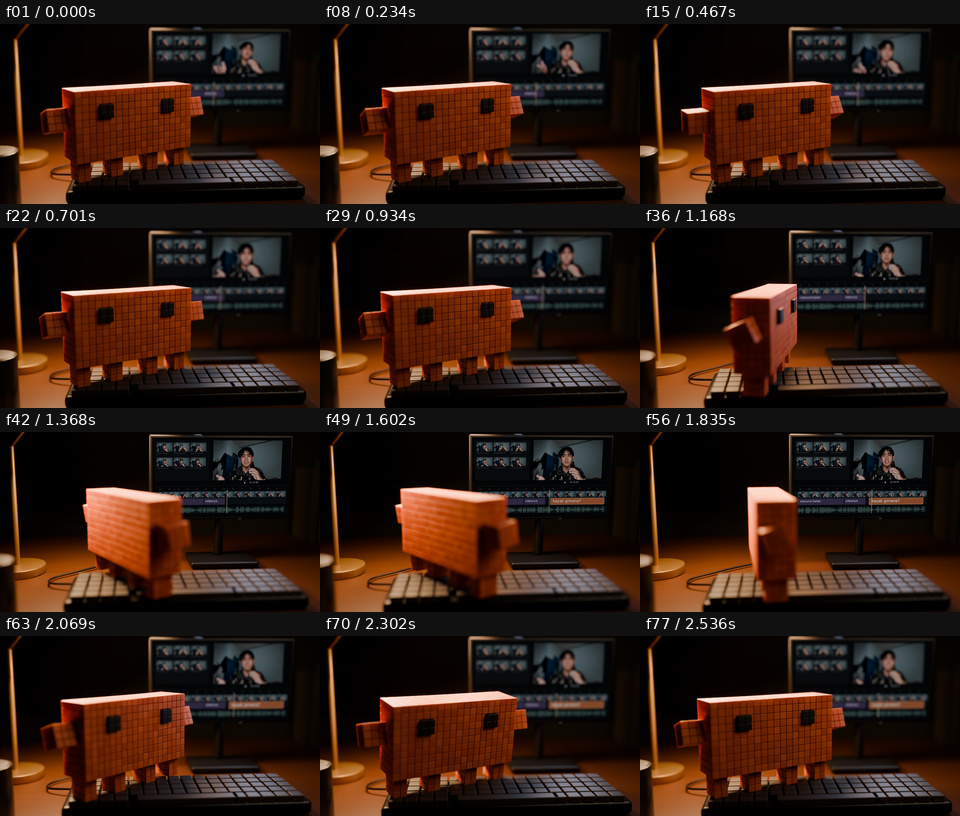
#> input picture projects/skill-development-journey-20261116/qc/still/revisi1/b10a-render-sheet.jpg, 960 x 816 px, given in place of 8761468563475946481.png, which was not available
$ python spine.py
#> lines starting #> are read from the running program, lines starting #| are printed output that depends on the picture
"""Lembar spine gaya (brief r2 §4.4): satu still per peran teks di atas footage asli, berdampingan dengan jangkar FINALLY.
Jalankan dari folder proyek: ~/work/mg-venv/bin/python qc/r7/penilai/spine/spine.py"""
import os, subprocess, tempfile
from PIL import Image, ImageDraw, ImageFilter, ImageFont, ImageChops
D = 'qc/r7/penilai/spine'; F = f'{D}/font'
os.makedirs(f'{D}/still', exist_ok=True)
PUTIH, HITAM, CHART, BIRU = (250, 248, 236), (8, 6, 8), (200, 230, 74), (46, 91, 255)
tmp = tempfile.mkdtemp()

def frame(src, t, gray=False):
#> called with src = 'qc/r7/penilai/bahan/varian-A_r7_lama.mp4', t = 1, gray = False
    p = os.path.join(tmp, f'{abs(hash((src, t)))}.png')
    subprocess.run(['ffmpeg', '-v', 'error', '-y', '-ss', f'{t:.3f}', '-i', src, '-frames:v', '1', p], check=True)
#> (this line was passed over: subprocess is not available in this run)
    im = Image.open(p); return im.convert('L') if gray else im.convert('RGB')
#> in frame, im is the input picture: PIL image 960x816 RGB; mean R, G, B 47, 27.8, 18.3

def font(n, s): return ImageFont.truetype(f'{F}/{n}.ttf', s)

def teks(base, xy, s, f, fill, bayang=True, anchor='la', spasi=0):
    lay = Image.new('RGBA', base.size, (0, 0, 0, 0)); d = ImageDraw.Draw(lay)
    d.text(xy, s, font=f, fill=fill + (255,), anchor=anchor)
    if bayang:   # bayangan lembut seperti FINALLY (bukan kotak)
        a = lay.split()[3]
        sh = Image.new('RGBA', base.size, (0, 0, 0, 0)); sh.putalpha(a.filter(ImageFilter.GaussianBlur(10)).point(lambda v: v * 0.55))
        sh = ImageChops.offset(sh, 0, 4); base.alpha_composite(sh)
    base.alpha_composite(lay)

def potong_orang(face, matte, bg, turun=0):
    """Irfan di depan latar `bg` memakai matte (oklusi); `turun` menggeser orang ke bawah (punchline di kanvas warna)."""
    m = matte.filter(ImageFilter.GaussianBlur(1.2))
    out = bg.copy(); out.paste(face, (0, turun), m); return out

def simpan(im, nama, label):
#> called with nama = '0_jangkar_FINALLY'
    im = im.convert('RGB'); d = ImageDraw.Draw(im)
    d.rectangle([0, 0, 1920, 56], fill=(0, 0, 0)); d.text((18, 10), label, font=font('Poppins600', 30), fill=(255, 220, 0))
    im.save(f'{D}/still/{nama}.jpg', quality=92)
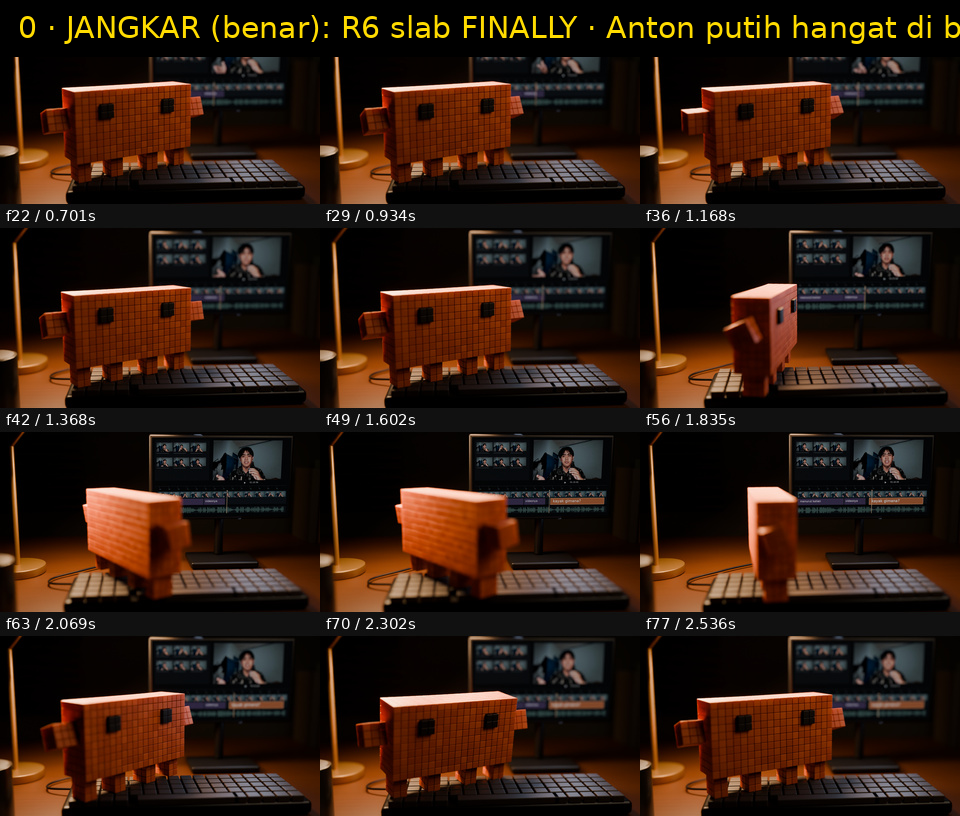
#> saved as 0_jangkar_FINALLY.jpg: PIL image 960x816 RGB; mean R, G, B 47.3, 28, 16.9

W = 'edit/wajah.mp4'; M = 'qc/matte/wajah-matte.mkv'; R7 = 'qc/r7/penilai/bahan/varian-A_r7_lama.mp4'; R4 = 'out/varian-A_r4-final-1.mp4'

# 0 · jangkar
simpan(frame(R7, 1.0).convert('RGBA'), '0_jangkar_FINALLY', '0 · JANGKAR (benar): R6 slab FINALLY · Anton putih hangat di belakang kepala, bayangan lembut')

# 1 · R1 narasi di wajah: tanpa wadah, bertumpuk satu titik di dinding kosong samping kepala
b = frame(W, 5.6).convert('RGBA')
#> call 2 of frame, with src = 'edit/wajah.mp4', t = 5.6, gray = False
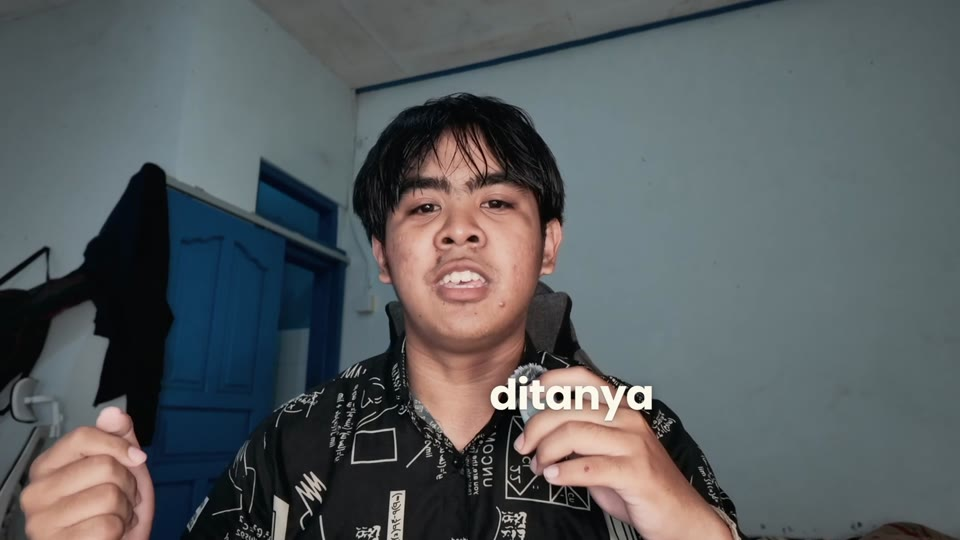
#> input picture projects/skill-development-journey-20261116/qc/still/ronde8/b4a_f1170.jpg, 960 x 540 px, given in place of 2123056577822946250.png, which was not available
#> in frame, im is the input picture: PIL image 960x540 RGB; mean R, G, B 87.8, 92.7, 94.8
teks(b, (1230, 300), 'baru aja', font('Poppins700', 96), PUTIH)
#> in teks, `lay = Image.new('RGBA', base.size, (0, 0, 0, 0))`: lay: PIL image 960x540 RGBA; every value is 0
#> in teks, `a = lay.split()[3]`: a: PIL image 960x540 L; every value is 0
teks(b, (1230, 400), 'ngebikin', font('Poppins700', 96), PUTIH)
simpan(b, '1_R1_narasi_wajah', '1 · R1 NARASI (wajah) · Poppins 700 putih hangat, tanpa wadah, satu titik di dinding kosong, bertumpuk per frasa')
#> call 2 of simpan, with nama = '1_R1_narasi_wajah'
#> in simpan (call 2), `im.save(f'{D}/still/{nama}.jpg', quality=92)`:
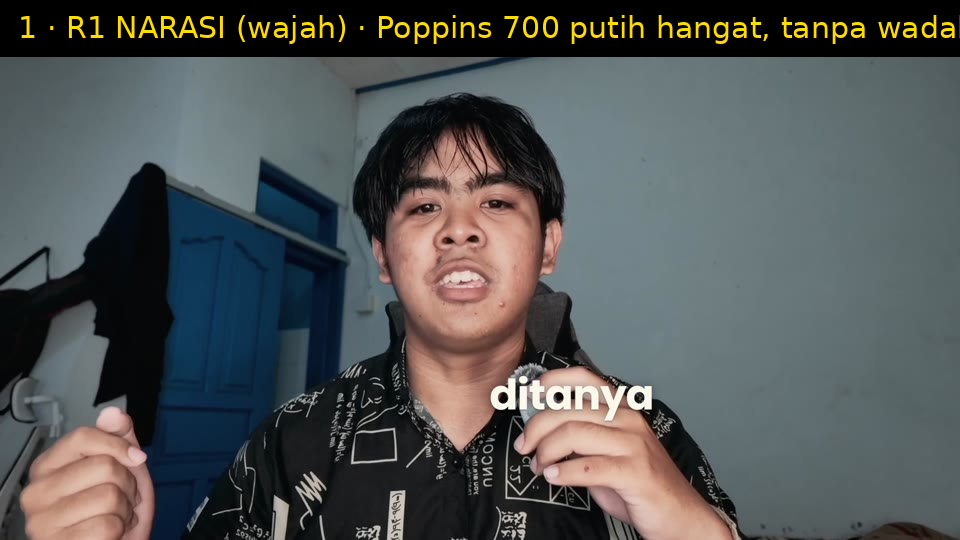
#> saved as 1_R1_narasi_wajah.jpg: PIL image 960x540 RGB; mean R, G, B 81.5, 85, 84.5

# 2 · R1 narasi di adegan UI: di kanvas luar jendela, huruf sama, warna tinta karena kanvas terang (seperti R4)
b = frame(R4, 24.75)
# hapus narasi R4 lama di kanvas krem bawah: piksel gelap di bawah jendela diganti warna krem tetangganya
px = b.load(); W_, H_ = b.size
#> after `W_, H_ = b.size`: W_ = 960; H_ = 540
for y in range(885, H_):
    for x in range(0, 1440):
        px[x, y] = px[x, 880]
b = b.convert('RGBA')
teks(b, (1515, 330), 'sebuah', font('Poppins700', 70), HITAM, bayang=False)
teks(b, (1515, 410), 'template.', font('Poppins800', 76), HITAM, bayang=False)
simpan(b, '2_R1_narasi_UI', '2 · R1 NARASI (UI) · BARU: perlakuan narasi wajah, ditumpuk satu titik di ruang krem samping jendela, tinta gelap; kolom prompt hanya prompt asli')
#> call 3 of simpan, with nama = '2_R1_narasi_UI'
#> in simpan (call 3), `im.save(f'{D}/still/{nama}.jpg', quality=92)`:
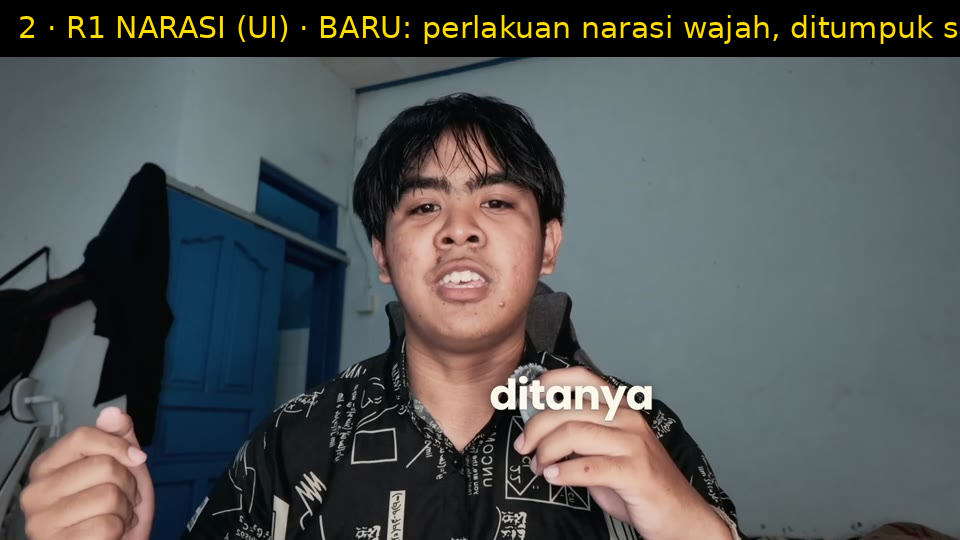
#> saved as 2_R1_narasi_UI.jpg: PIL image 960x540 RGB; mean R, G, B 81.4, 84.9, 84.5

# 3 · R1 narasi di meja 3D: datar di layar, perlakuan sama, di dinding gelap kosong (bukan miring melayang)
b = frame('/mnt/storage-projects/skill-dev-journey/b10a/out/b10a.mov', 3.1).convert('RGBA')
#> (the run stopped early here; a loop or call above may not have finished)
